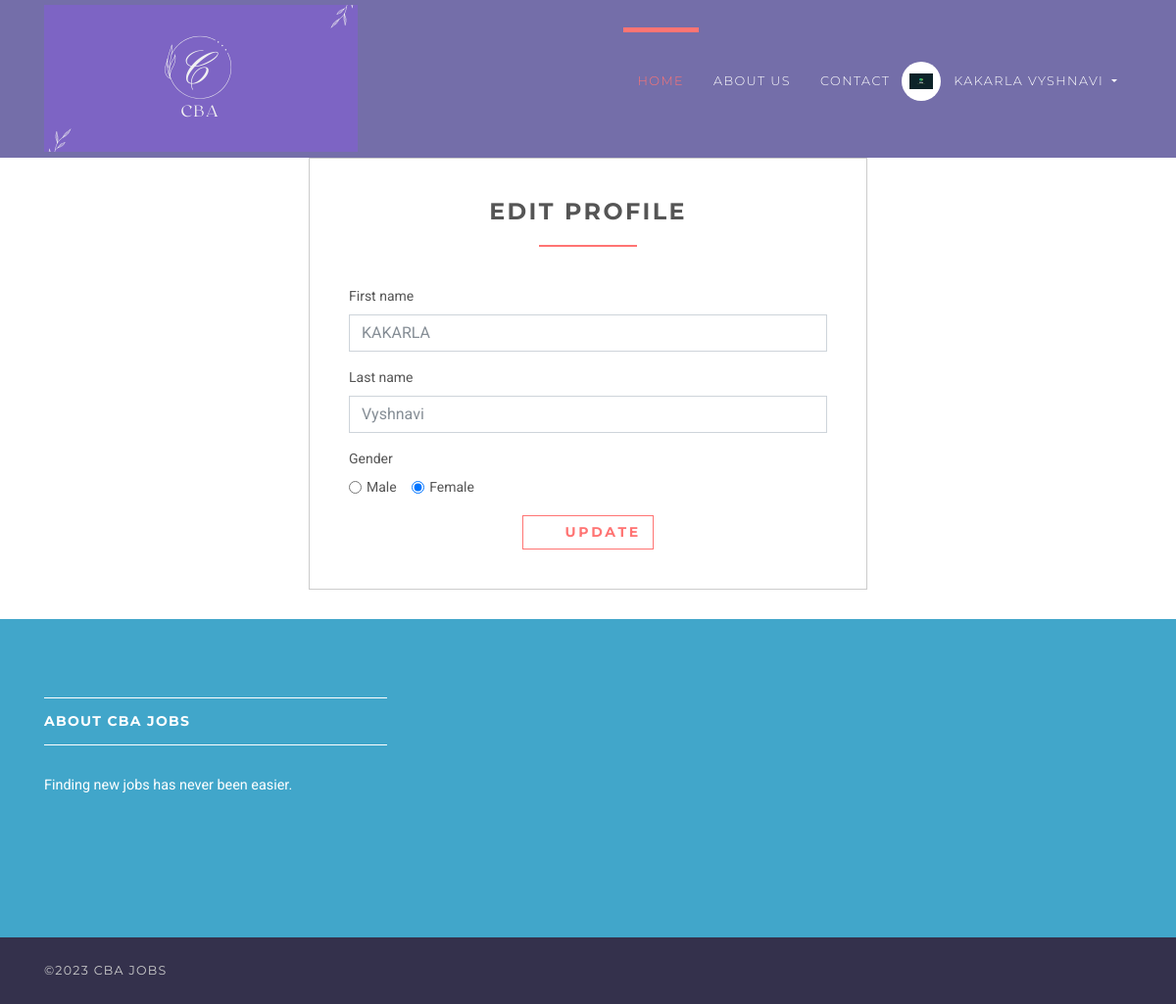
Screenshot of /employee/profile/update (signed in) with the database file from the repository.
### accounts/models.py (models this page shows, shortened)
class User(AbstractUser):
    username = None
    role = models.CharField(max_length=12, error_messages={
        'required': "Role must be provided"
    })
    gender = models.CharField(max_length=10, blank=True, null=True, default="")
    email = models.EmailField(unique=True, blank=False,
                              error_messages={
                                  'unique': "A user with that email already exists.",
                              })
    USERNAME_FIELD = "email"
    REQUIRED_FIELDS = []
    objects = UserManager()

### jobsapp/views/employee.py (the view)
# urls.py: path('employee/profile/update', EditProfileView.as_view(), name='employer-profile-update'),
class EditProfileView(UpdateView):
    model = User
    form_class = EmployeeProfileUpdateForm
    context_object_name = 'employee'
    template_name = 'jobs/employee/edit-profile.html'
    success_url = reverse_lazy('accounts:employer-profile-update')
    @method_decorator(login_required(login_url=reverse_lazy('accounts:login')))
    @method_decorator(user_is_employee)
    def dispatch(self, request, *args, **kwargs):
        return super().dispatch(self.request, *args, **kwargs)
    def get(self, request, *args, **kwargs):
        try:
            self.object = self.get_object()
        except Http404:
            raise Http404("User doesn't exists")
        return self.render_to_response(self.get_context_data())
    def get_object(self, queryset=None):
        obj = self.request.user
        print(obj)
        if obj is None:
            raise Http404("Job doesn't exists")
        return obj

### accounts/forms.py
class EmployeeProfileUpdateForm(forms.ModelForm):
    def __init__(self, *args, **kwargs):
        super(EmployeeProfileUpdateForm, self).__init__(*args, **kwargs)
        self.fields['first_name'].widget.attrs.update(
            {
                'placeholder': 'Enter First Name',
            }
        )
        self.fields['last_name'].widget.attrs.update(
            {
                'placeholder': 'Enter Last Name',
            }
        )
    class Meta:
        model = User
        fields = ["first_name", "last_name", "gender"]

### templates/jobs/employee/edit-profile.html (shortened to what this page needs)
{% extends 'base.html' %}
{% load static %}
{% block content %}
    <div class="col-lg-6 offset-3">
        <div class="box">
            <h3 class="heading">Edit Profile</h3>
            <form action="" method="post">
                {% for field in form %}
                    {% if field.name == 'gender' %}
                        <div class="form-group">
                            <label for="gender">Gender</label>
                            <br>
                            <div class="form-check form-check-inline">
                                <input class="form-check-input" {% if field.value == 'male' %} checked {% endif %}
                                       type="radio" name="gender" id="male gender"
                                       value="male">
                                <label class="form-check-label" for="male">Male</label>
                            </div>
                            <div class="form-check form-check-inline">
                                <input class="form-check-input" {% if field.value == 'female' %} checked {% endif %}
                                       type="radio" name="gender" id="female"
                                       value="female">
                                <label class="form-check-label" for="female">Female</label>
                            </div>
                        </div>
                    {% else %}
                        <div class="form-group">
                            <label for="id_{{ field.name }}">{{ field.label }}</label>
                            <input type="{{ field.field.widget.input_type }}"
                                   class="form-control"
                                   name="{{ field.name }}"
                                   id="id_{{ field.name }}"
                                   value="{{ field.value }}"
                                   placeholder="{{ field.field.widget.attrs.placeholder }}">
                        </div>
                    {% endif %}
                {% endfor %}
                <div class="text-center">
                    <button type="submit" class="btn btn-outline-white-primary">
                        <i class="fa fa-signing"></i> Update
                    </button>
                </div>
            </form>
        </div>
    </div>
{% endblock %}

### templates/base.html (shortened to what this page needs)
{% load static %}
<!DOCTYPE html>
<html>
<head>
    <link rel="stylesheet"
          href="{% static 'vendor/bootstrap/css/bootstrap.min.css' %}">
    <link rel="stylesheet"
          href="{% static 'vendor/font-awesome/css/font-awesome.min.css' %}">
    <link rel="stylesheet"
          href="{% static 'vendor/owl.carousel/assets/owl.carousel.css' %}">
    <link rel="stylesheet"
          href="{% static 'vendor/owl.carousel/assets/owl.theme.default.css' %}">
    <link rel="stylesheet" href="{% static 'css/style.default.css' %}"
          id="theme-stylesheet">
    <link rel="stylesheet" href="{% static 'css/custom.css' %}">
</head>
<body>
<header class="header">
    <nav class="navbar navbar-expand-lg">
        <div class="container">
            <a href="/" class="navbar-brand">
                <img src="{% static 'img/logo-small.png' %}" alt="logo" class="d-none d-lg-block">
            </a>
            <div id="navbarSupportedContent" class="collapse navbar-collapse">
                <ul class="navbar-nav ml-auto">
                    <li class="nav-item active">
                        <a href="/" class="nav-link">Home <span class="sr-only">(current)</span></a>
                    </li>
                    <li class="nav-item">
                        <a href="#" class="nav-link">About Us</a>
                    </li>
                    <li class="nav-item">
                        <a href="#" class="nav-link">Contact</a>
                    </li>
                    {% if request.user.is_authenticated and request.user.role == 'employer' %}
                        <li class="nav-item dropdown">
                            <a id="clientZone" href="#" data-toggle="dropdown"
                               aria-haspopup="true" aria-expanded="false"
                               class="nav-link dropdown-toggle has-img mb-3 mb-lg-0 mt-3 mt-lg-0">
                                <div class="client-menu-image">
                                    <div class="inner">
                                        <img src="{% static 'img/company-1.png' %}"
                                             alt="company image"
                                             class="img-fluid">
                                    </div>
                                </div>
                                {% if request.user.role == 'employee' %}
                                    {{ request.user.first_name }} {{ request.user.last_name }}
                                {% else %}
                                    {{ request.user.first_name }}
                                {% endif %}
                            </a>
                            <div aria-labelledby="clientZone" class="dropdown-menu">
                                <a href="{% url 'jobs:employer-dashboard' %}" class="dropdown-item">Dashboard</a>
                                <a href="{% url 'jobs:employer-all-applicants' %}" class="dropdown-item">Applicants </a>
                                <a href="{% url 'jobs:employer-jobs-create' %}" class="dropdown-item">Post a new
                                    job </a>
                                <a href="{% url 'accounts:logout' %}" class="dropdown-item">Logout</a>
                            </div>
                        </li>
                    {% elif request.user.is_authenticated and request.user.role == 'employee' %}
                        <li class="nav-item dropdown">
                            <a id="clientZone" href="#" data-toggle="dropdown"
                               aria-haspopup="true" aria-expanded="false"
                               class="nav-link dropdown-toggle has-img mb-3 mb-lg-0 mt-3 mt-lg-0">
                                <div class="client-menu-image">
                                    <div class="inner">
                                        <img src="{% static 'img/company-1.png' %}"
                                             alt="company image"
                                             class="img-fluid">
                                    </div>
                                </div>
                                {% if request.user.role == 'employee' %}
                                    {{ request.user.first_name }} {{ request.user.last_name }}
                                {% else %}
                                    {{ request.user.first_name }}
                                {% endif %}
                            </a>
                        </li>
                    {% endif %}
                </ul>
            </div>
        </div>
    </nav>
</header>
<div>
    {% block content %} {% endblock %}
</div>
<footer class="footer">
    <div class="footer__block">
        <div class="container">
            <div class="row">
                <div class="col-lg-4 col-md-12 mb-5">
                    <h4 class="h5">About CBA Jobs</h4>
                    <p> Finding new jobs has never been easier. </p>
                </div>
            </div>
        </div>
    </div>
    <div class="footer__copyright">
        <div class="container">
            <div class="row">
                <div class="col-md-6 text-md-left text-center">
                    <p>&copy;2023 CBA Jobs</p>
                </div>
            </div>
        </div>
    </div>
</footer>
</body>
</html>

### rows the page displays
User: user.first_name "KAKARLA", user.last_name "VYSHNAVI", first_name "KAKARLA" "Vyshnavi", gender "☑ Female"

### other values shown
{{ field.label }} "First name" "Last name"
